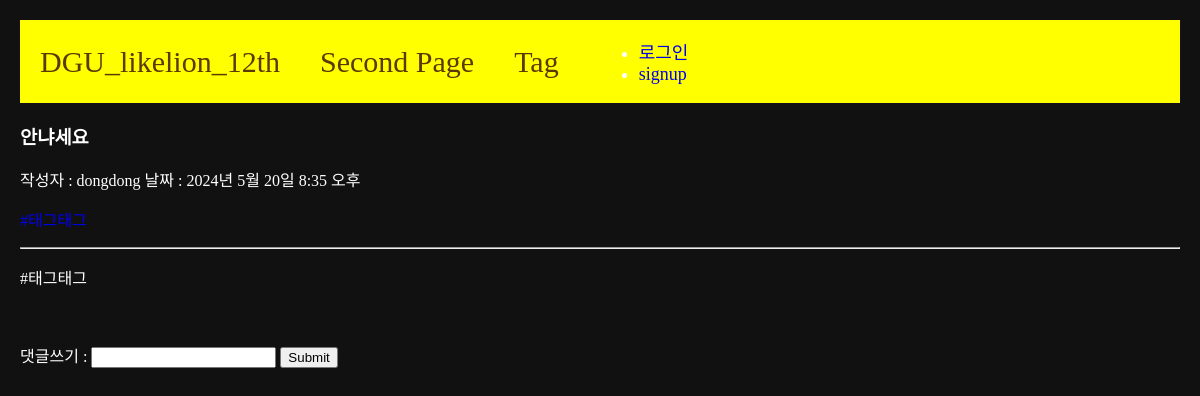
/4, run on the app's committed database.
### main/models.py (models this page shows, shortened)
class Post(models.Model):
    title = models.CharField(max_length=50)
    writer = models.ForeignKey(User, null=False, blank=False, on_delete=models.CASCADE)
    body = models.TextField()
    pub_date = models.DateTimeField()
    image = models.ImageField(upload_to="post/", blank=True, null=True)
    weather = models.CharField(max_length=50, blank=True, null=True)
    tags = models.ManyToManyField(Tag, related_name='posts', blank=True)

### main/views.py (the view, shortened to what this page needs)
# urls.py: path('<int:id>', detail, name="detail"),
def detail(request, id):
    post = get_object_or_404(Post, pk = id)
    if request.method == 'GET':
        comments = Comment.objects.filter(post=post)
        return render(request, 'main/detail.html', {'post':post, 'comments': comments})

### main/templates/main/detail.html (shortened to what this page needs)
{% extends 'base.html' %}
{% load static %}
{% block content %}
<h3>{{post.title}}</h3>
작성자 : {{post.writer}}
날짜 : {{post.pub_date}}
<p>
    {% for tag in post.tags.all %}
            <a href="{% url 'main:tag-posts' tag.id %}">#{{ tag.name }} </a>
    {% endfor %}
</p>
<hr/>
<p>{{post.body}}</p>
<br>
<div class="comment_container">
    <div class="comment_form">
        <form action="{% url 'main:detail' post.id %}" method="POST">
            댓글쓰기 : <input type="text" name="content">
            <input type="submit" name="submit">
        </form>
    </div>
</div>
{% endblock %}

### project/templates/base.html (style rules this page uses)
a { text-decoration: none; }
.body-container { background-color: #111; color: #fff; margin: 20px; }

### data on the page
Post: title "안냐세요", writer "dongdong", pub_date "2024년 5월 20일 8:35 오후", body "#태그태그"
